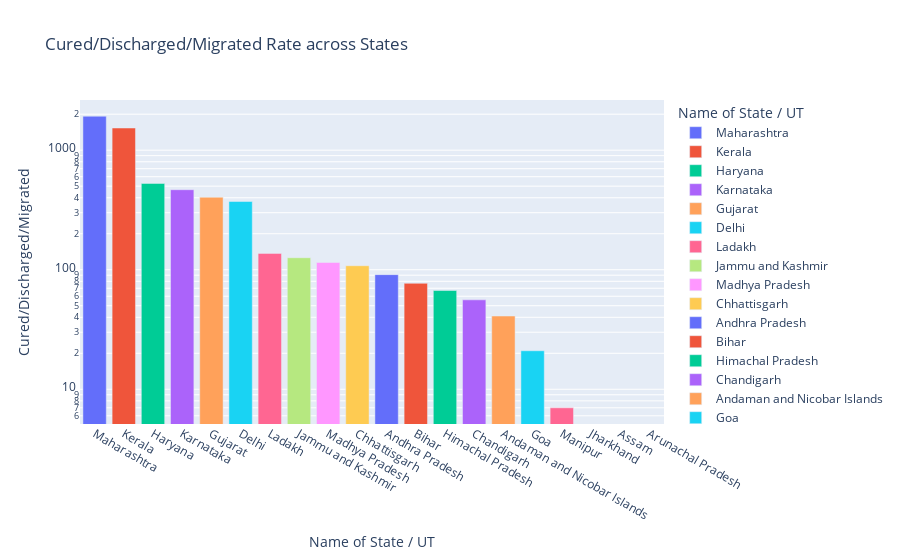

Here is the notebook cell this chart was saved with:
### Code cell
fig = px.bar(discharged[['Name of State / UT', 'Cured/Discharged/Migrated']].sort_values('Cured/Discharged/Migrated', ascending=False), 
             y="Cured/Discharged/Migrated", x="Name of State / UT", color='Name of State / UT', 
             log_y=True, title='Cured/Discharged/Migrated Rate across States')
fig.show()

### Figure 1 — Plotly figure (JSON) as saved in the notebook; plotly's stock layout.template omitted (floating-point values rounded to 4 significant figures)
{"data": [{"alignmentgroup": "True", "hovertemplate": "Name of State / UT=%{x}<br>Cured/Discharged/Migrated=%{y}<extra></extra>", "legendgroup": "Maharashtra", "marker": {"color": "#636efa"}, "name": "Maharashtra", "offsetgroup": "Maharashtra", "orientation": "v", "showlegend": true, "textposition": "auto", "type": "bar", "x": ["Maharashtra"], "xaxis": "x", "y": [1924], "yaxis": "y"}, {"alignmentgroup": "True", "hovertemplate": "Name of State / UT=%{x}<br>Cured/Discharged/Migrated=%{y}<extra></extra>", "legendgroup": "Kerala", "marker": {"color": "#EF553B"}, "name": "Kerala", "offsetgroup": "Kerala", "orientation": "v", "showlegend": true, "textposition": "auto", "type": "bar", "x": ["Kerala"], "xaxis": "x", "y": [1533], "yaxis": "y"}, {"alignmentgroup": "True", "hovertemplate": "Name of State / UT=%{x}<br>Cured/Discharged/Migrated=%{y}<extra></extra>", "legendgroup": "Haryana", "marker": {"color": "#00cc96"}, "name": "Haryana", "offsetgroup": "Haryana", "orientation": "v", "showlegend": true, "textposition": "auto", "type": "bar", "x": ["Haryana"], "xaxis": "x", "y": [527], "yaxis": "y"}, {"alignmentgroup": "True", "hovertemplate": "Name of State / UT=%{x}<br>Cured/Discharged/Migrated=%{y}<extra></extra>", "legendgroup": "Karnataka", "marker": {"color": "#ab63fa"}, "name": "Karnataka", "offsetgroup": "Karnataka", "orientation": "v", "showlegend": true, "textposition": "auto", "type": "bar", "x": ["Karnataka"], "xaxis": "x", "y": [467], "yaxis": "y"}, {"alignmentgroup": "True", "hovertemplate": "Name of State / UT=%{x}<br>Cured/Discharged/Migrated=%{y}<extra></extra>", "legendgroup": "Gujarat", "marker": {"color": "#FFA15A"}, "name": "Gujarat", "offsetgroup": "Gujarat", "orientation": "v", "showlegend": true, "textposition": "auto", "type": "bar", "x": ["Gujarat"], "xaxis": "x", "y": [404], "yaxis": "y"}, {"alignmentgroup": "True", "hovertemplate": "Name of State / UT=%{x}<br>Cured/Discharged/Migrated=%{y}<extra></extra>", "legendgroup": "Delhi", "marker": {"color": "#19d3f3"}, "name": "Delhi", "offsetgroup": "Delhi", "orientation": "v", "showlegend": true, "textposition": "auto", "type": "bar", "x": ["Delhi"], "xaxis": "x", "y": [372], "yaxis": "y"}, {"alignmentgroup": "True", "hovertemplate": "Name of State / UT=%{x}<br>Cured/Discharged/Migrated=%{y}<extra></extra>", "legendgroup": "Ladakh", "marker": {"color": "#FF6692"}, "name": "Ladakh", "offsetgroup": "Ladakh", "orientation": "v", "showlegend": true, "textposition": "auto", "type": "bar", "x": ["Ladakh"], "xaxis": "x", "y": [137], "yaxis": "y"}, {"alignmentgroup": "True", "hovertemplate": "Name of State / UT=%{x}<br>Cured/Discharged/Migrated=%{y}<extra></extra>", "legendgroup": "Jammu and Kashmir", "marker": {"color": "#B6E880"}, "name": "Jammu and Kashmir", "offsetgroup": "Jammu and Kashmir", "orientation": "v", "showlegend": true, "textposition": "auto", "type": "bar", "x": ["Jammu and Kashmir"], "xaxis": "x", "y": [126], "yaxis": "y"}, {"alignmentgroup": "True", "hovertemplate": "Name of State / UT=%{x}<br>Cured/Discharged/Migrated=%{y}<extra></extra>", "legendgroup": "Madhya Pradesh", "marker": {"color": "#FF97FF"}, "name": "Madhya Pradesh", "offsetgroup": "Madhya Pradesh", "orientation": "v", "showlegend": true, "textposition": "auto", "type": "bar", "x": ["Madhya Pradesh"], "xaxis": "x", "y": [115], "yaxis": "y"}, {"alignmentgroup": "True", "hovertemplate": "Name of State / UT=%{x}<br>Cured/Discharged/Migrated=%{y}<extra></extra>", "legendgroup": "Chhattisgarh", "marker": {"color": "#FECB52"}, "name": "Chhattisgarh", "offsetgroup": "Chhattisgarh", "orientation": "v", "showlegend": true, "textposition": "auto", "type": "bar", "x": ["Chhattisgarh"], "xaxis": "x", "y": [108], "yaxis": "y"}, {"alignmentgroup": "True", "hovertemplate": "Name of State / UT=%{x}<br>Cured/Discharged/Migrated=%{y}<extra></extra>", "legendgroup": "Andhra Pradesh", "marker": {"color": "#636efa"}, "name": "Andhra Pradesh", "offsetgroup": "Andhra Pradesh", "orientation": "v", "showlegend": true, "textposition": "auto", "type": "bar", "x": ["Andhra Pradesh"], "xaxis": "x", "y": [91], "yaxis": "y"}, {"alignmentgroup": "True", "hovertemplate": "Name of State / UT=%{x}<br>Cured/Discharged/Migrated=%{y}<extra></extra>", "legendgroup": "Bihar", "marker": {"color": "#EF553B"}, "name": "Bihar", "offsetgroup": "Bihar", "orientation": "v", "showlegend": true, "textposition": "auto", "type": "bar", "x": ["Bihar"], "xaxis": "x", "y": [77], "yaxis": "y"}, {"alignmentgroup": "True", "hovertemplate": "Name of State / UT=%{x}<br>Cured/Discharged/Migrated=%{y}<extra></extra>", "legendgroup": "Himachal Pradesh", "marker": {"color": "#00cc96"}, "name": "Himachal Pradesh", "offsetgroup": "Himachal Pradesh", "orientation": "v", "showlegend": true, "textposition": "auto", "type": "bar", "x": ["Himachal Pradesh"], "xaxis": "x", "y": [67], "yaxis": "y"}, {"alignmentgroup": "True", "hovertemplate": "Name of State / UT=%{x}<br>Cured/Discharged/Migrated=%{y}<extra></extra>", "legendgroup": "Chandigarh", "marker": {"color": "#ab63fa"}, "name": "Chandigarh", "offsetgroup": "Chandigarh", "orientation": "v", "showlegend": true, "textposition": "auto", "type": "bar", "x": ["Chandigarh"], "xaxis": "x", "y": [56], "yaxis": "y"}, {"alignmentgroup": "True", "hovertemplate": "Name of State / UT=%{x}<br>Cured/Discharged/Migrated=%{y}<extra></extra>", "legendgroup": "Andaman and Nicobar Islands", "marker": {"color": "#FFA15A"}, "name": "Andaman and Nicobar Islands", "offsetgroup": "Andaman and Nicobar Islands", "orientation": "v", "showlegend": true, "textposition": "auto", "type": "bar", "x": ["Andaman and Nicobar Islands"], "xaxis": "x", "y": [41], "yaxis": "y"}, {"alignmentgroup": "True", "hovertemplate": "Name of State / UT=%{x}<br>Cured/Discharged/Migrated=%{y}<extra></extra>", "legendgroup": "Goa", "marker": {"color": "#19d3f3"}, "name": "Goa", "offsetgroup": "Goa", "orientation": "v", "showlegend": true, "textposition": "auto", "type": "bar", "x": ["Goa"], "xaxis": "x", "y": [21], "yaxis": "y"}, {"alignmentgroup": "True", "hovertemplate": "Name of State / UT=%{x}<br>Cured/Discharged/Migrated=%{y}<extra></extra>", "legendgroup": "Manipur", "marker": {"color": "#FF6692"}, "name": "Manipur", "offsetgroup": "Manipur", "orientation": "v", "showlegend": true, "textposition": "auto", "type": "bar", "x": ["Manipur"], "xaxis": "x", "y": [7], "yaxis": "y"}, {"alignmentgroup": "True", "hovertemplate": "Name of State / UT=%{x}<br>Cured/Discharged/Migrated=%{y}<extra></extra>", "legendgroup": "Jharkhand", "marker": {"color": "#B6E880"}, "name": "Jharkhand", "offsetgroup": "Jharkhand", "orientation": "v", "showlegend": true, "textposition": "auto", "type": "bar", "x": ["Jharkhand"], "xaxis": "x", "y": [0], "yaxis": "y"}, {"alignmentgroup": "True", "hovertemplate": "Name of State / UT=%{x}<br>Cured/Discharged/Migrated=%{y}<extra></extra>", "legendgroup": "Assam", "marker": {"color": "#FF97FF"}, "name": "Assam", "offsetgroup": "Assam", "orientation": "v", "showlegend": true, "textposition": "auto", "type": "bar", "x": ["Assam"], "xaxis": "x", "y": [0], "yaxis": "y"}, {"alignmentgroup": "True", "hovertemplate": "Name of State / UT=%{x}<br>Cured/Discharged/Migrated=%{y}<extra></extra>", "legendgroup": "Arunachal Pradesh", "marker": {"color": "#FECB52"}, "name": "Arunachal Pradesh", "offsetgroup": "Arunachal Pradesh", "orientation": "v", "showlegend": true, "textposition": "auto", "type": "bar", "x": ["Arunachal Pradesh"], "xaxis": "x", "y": [0], "yaxis": "y"}], "layout": {"barmode": "relative", "legend": {"title": {"text": "Name of State / UT"}, "tracegroupgap": 0}, "title": {"text": "Cured/Discharged/Migrated Rate across States"}, "xaxis": {"anchor": "y", "categoryarray": ["Maharashtra", "Kerala", "Haryana", "Karnataka", "Gujarat", "Delhi", "Ladakh", "Jammu and Kashmir", "Madhya Pradesh", "Chhattisgarh", "Andhra Pradesh", "Bihar", "Himachal Pradesh", "Chandigarh", "Andaman and Nicobar Islands", "Goa", "Manipur", "Jharkhand", "Assam", "Arunachal Pradesh"], "categoryorder": "array", "domain": [0, 1], "title": {"text": "Name of State / UT"}}, "yaxis": {"anchor": "x", "domain": [0, 1], "title": {"text": "Cured/Discharged/Migrated"}, "type": "log"}}}
